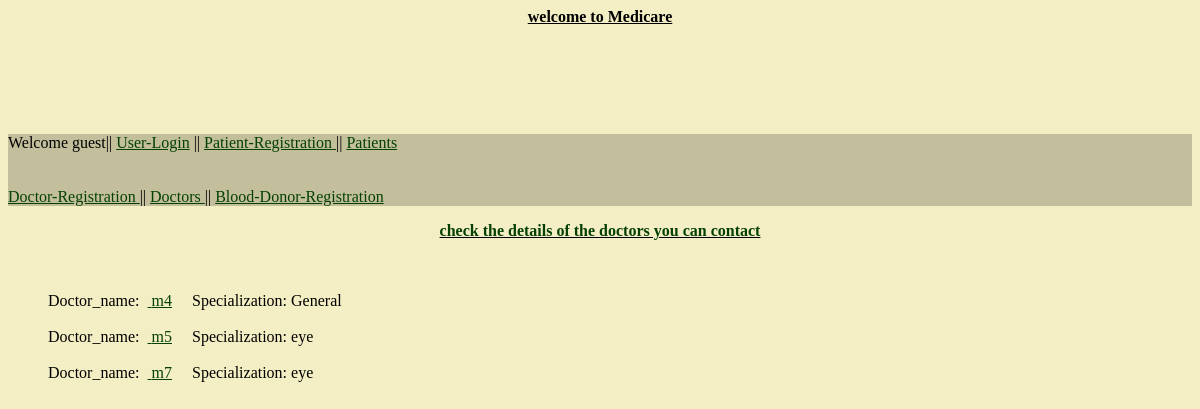
The page /patients/doctordata/ on the database as committed earlier.
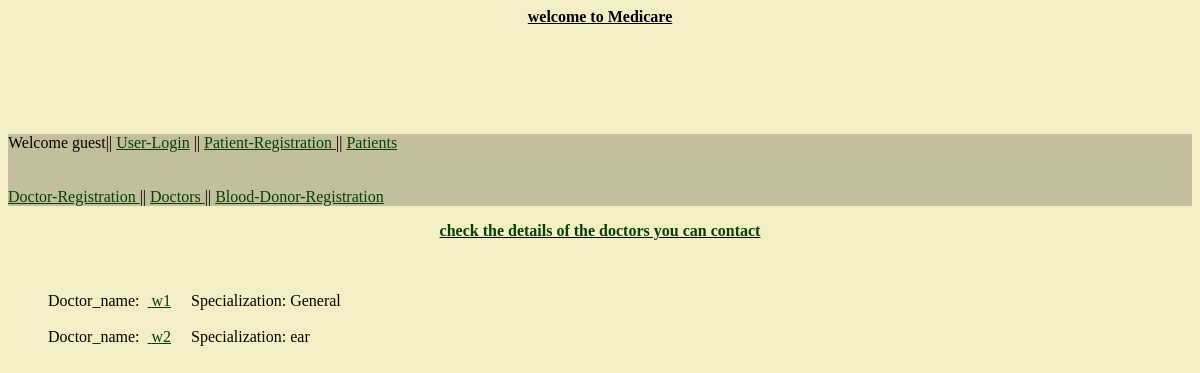
The same page on the database as committed later.
### patients/models.py (models this page shows)
class Doctors(models.Model):
    doctor = models.ForeignKey(User)
    doctor_name    = models.CharField(max_length = 30)
    specialization = models.CharField(max_length = 30)
    medicine     =  models.CharField(max_length = 75)
    mobile_no    = models.IntegerField()
    address     = models.TextField()
    img_upload  = models.FileField(upload_to = 'document')

### patients/views.py (the view)
def doctordata(request):
    users = Doctors.objects.all()
    return render_to_response('patients/doctorname.html',locals())

### templates/patients/doctorname.html (shortened to what this page needs)
{% extends "base.html" %}
{% block content %}
  <u><b><center><a>check the details of  the doctors  you can contact</a></center></u></b>
<ul>
   {%  for post in users %}
        <br><br>
       Doctor_name: &nbsp<a href = "/patients/doctorhome/{{ post.id }}"> {{ post.doctor_name }}</a> &nbsp &nbsp Specialization:&nbsp{{ post.specialization }}
    {%  endfor %}
</ul>
<br><br><br><br><br><br><br><br>
{% endblock  %}

### templates/base.html (shortened to what this page needs)
<html>
<head>
      {%  block head  %}
<b><u><center>welcome to Medicare</u></center></b>
<br><br><br><br><br><br>
{% endblock  %}
</head>
<body>
<div id="divhome">
             <div="login">
 {%  if request.user.is_authenticated %}
 <p>Welcome, {{request.user.username}} ||<a href="{% url patients.views.logout_view %}">Logout</a>{% else %} Welcome guest||
      <a href="{% url patients.views.login_view %}">User-Login</a>  ||
       <a href = " {% url patients.views.create_patient_app %}">Patient-Registration </a> ||
       <a href = " {% url patients.views.patientdata %}">Patients </a> <br><br><br>
       <a href = " {% url patients.views.create_doctor_app %}"> Doctor-Registration </a> ||
       <a href = " {% url patients.views.doctordata %}">Doctors </a>||
        <a href = " {% url patients.views.donor_app %}">Blood-Donor-Registration </a>
      {%  endif    %}
      </div>
{%   block  content   %}
{%  endblock   %}
</body>
</html>

### templates/base.html (style rules this page uses)
body { background-color:rgba(238,232,170,0.7) }
a { color:#044003; }
#divhome { background-color:rgba(0,0,0,0.2); }

Rows that differ between the two databases and show on the page:
removed Doctors: doctor_name "m4", specialization "General"
removed Doctors: doctor_name "m5", specialization "eye"
removed Doctors: doctor_name "m7", specialization "eye"
added Doctors: doctor_name "w1", specialization "General"
added Doctors: doctor_name "w2", specialization "ear"
